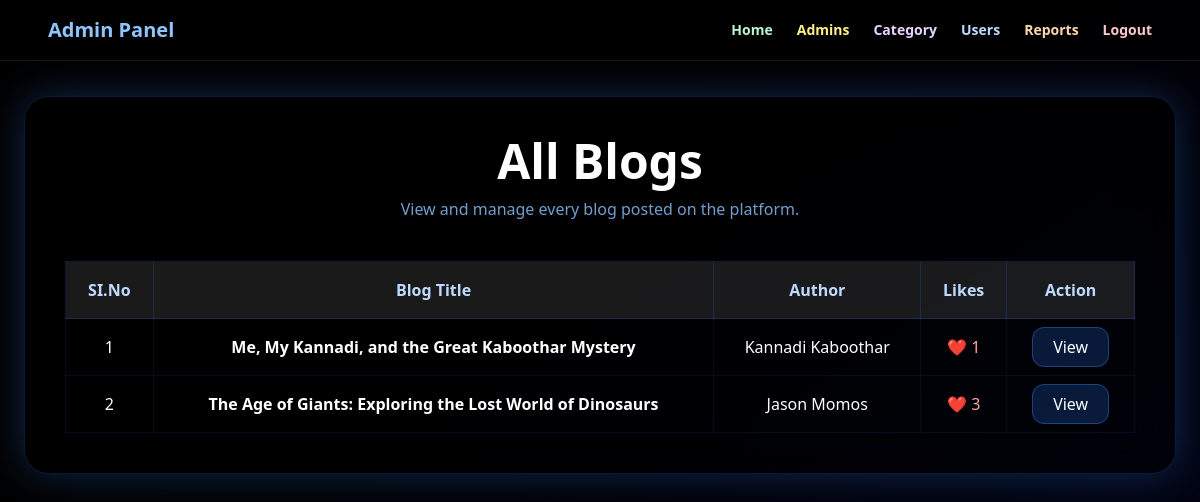
The page /administrator/ViewAllBlogs/ (signed in) on the database its author committed.
### Users/models.py (models this page shows)
class tbl_blog(models.Model):
    blog_title = models.CharField(max_length=100)
    blog_content = models.TextField()
    blog_image = models.ImageField(upload_to="blog_images/", null=True, blank=True)
    user = models.ForeignKey(tbl_user, on_delete=models.CASCADE)
    category = models.ForeignKey(tbl_category,on_delete=models.CASCADE,null=True,blank=True)
    blog_date = models.DateField(auto_now_add=True,null=True,blank=True)
    blog_views = models.IntegerField(default=0)

### Guest/models.py (models this page shows)
class tbl_user(models.Model):
    user_name = models.CharField(max_length=50)
    user_email = models.CharField(max_length=50)
    user_password = models.CharField(max_length=50)
    user_photo = models.ImageField(upload_to="user_images/", blank=True, null=True)
    user_place = models.CharField(max_length=200)
    user_contact = models.CharField(max_length=10)
    user_gender = models.CharField(max_length=10)
    user_dateofbirth = models.CharField(max_length=10)
    joined_date = models.DateTimeField(auto_now_add=True,blank=True, null=True)

### Administrator/views.py (the view)
    def wrapper(request, *args, **kwargs):
        if "uid" not in request.session:
            return redirect("/guest/Login/")
        response = view_func(request, *args, **kwargs)
        add_never_cache_headers(response)
        return response

### Administrator/views.py (called while the page is built)
def admin_login_required(view_func):
    def wrapper(request, *args, **kwargs):
        if "uid" not in request.session:
            return redirect("/guest/Login/")
        response = view_func(request, *args, **kwargs)
        add_never_cache_headers(response)
        return response
    return wrapper

@admin_login_required
def ViewAllBlogs(request):
    blogs = (
        tbl_blog.objects
        .annotate(total_likes=Count("tbl_blog_like"))
        .order_by("-id")
    )
    return render(
        request,
        "Administrator/ViewAllBlogs.html",
        {
            "blogs": blogs
        }
    )

### Administrator/templates/Administrator/ViewAllBlogs.html (shortened to what this page needs)
<!DOCTYPE HTML>
<html>
<head>
    {% load static %}
    <link rel="stylesheet" href="{% static 'css/output.css' %}">
    <script src="https://cdn.jsdelivr.net/npm/@tailwindcss/browser@4"></script>
</head>
<body class="min-h-screen bg-gradient-to-br from-black via-blue-950 to-red-950 p-6 text-white pt-24">
    <nav class="w-full fixed top-0 left-0 z-50 bg-black/40 backdrop-blur-md border-b border-white/10">
    <div class="max-w-6xl mx-auto flex justify-between items-center px-6 py-4">
        <div class="font-bold text-xl text-blue-300">
            Admin Panel
        </div>
        <div class="hidden md:flex gap-6 text-sm font-semibold">
            <a href="{% url 'homepage' %}" class="text-green-200 hover:text-green-400 transition">Home</a>
            <a href="{% url 'adminregistration' %}" class="text-yellow-200 hover:text-yellow-400 transition">Admins</a>
            <a href="{% url 'Category' %}" class="text-purple-200 hover:text-purple-400 transition">Category</a>
            <a href="{% url 'user_verification' %}" class="text-blue-200 hover:text-blue-400 transition">Users</a>
            <a href="{% url 'Reports' %}" class="text-orange-200 hover:text-orange-400 transition">Reports</a>
            <a href="{% url 'admin_logout' %}" class="text-red-200 hover:text-red-400 font-bold transition">
                Logout
            </a>
        </div>
    </div>
</nav>
<div class="w-full max-w-7xl mx-auto">
    <div class="p-10 rounded-3xl
                backdrop-blur-xl
                bg-black/40
                border border-blue-500/20
                shadow-[0_0_40px_rgba(59,130,246,0.3)]">
        <h1 class="text-5xl font-black text-white text-center mb-3">
            All Blogs
        </h1>
        <p class="text-center text-blue-300/80 mb-10">
            View and manage every blog posted on the platform.
        </p>
        <div class="overflow-x-auto">
            <table class="w-full border-collapse text-center">
                <thead>
                    <tr class="bg-white/10 text-blue-200">
                        <th class="p-4 border border-blue-500/20">
                            SI.No
                        </th>
                        <th class="p-4 border border-blue-500/20">
                            Blog Title
                        </th>
                        <th class="p-4 border border-blue-500/20">
                            Author
                        </th>
                        <th class="p-4 border border-blue-500/20">
                            Likes
                        </th>
                        <th class="p-4 border border-blue-500/20">
                            Action
                        </th>
                    </tr>
                </thead>
                <tbody>
                    {% for blog in blogs %}
                    <tr class="hover:bg-white/5 transition">
                        <td class="p-4 border border-blue-500/10">
                            {{ forloop.counter }}
                        </td>
                        <td class="p-4 border border-blue-500/10 font-semibold">
                            {{ blog.blog_title }}
                        </td>
                        <td class="p-4 border border-blue-500/10">
                            {{ blog.user.user_name }}
                        </td>
                        <td class="p-4 border border-blue-500/10 text-red-300">
                            ❤️ {{ blog.total_likes }}
                        </td>
                        <td class="p-4 border border-blue-500/10">
                            <a href="{% url 'ViewUserBlogDetails' blog.id %}"
                               class="px-5 py-2 rounded-xl
                                      bg-blue-500/20
                                      border border-blue-400/30
                                      hover:bg-blue-500/30
                                      transition">
                                View
                            </a>
                        </td>
                    </tr>
                    {% endfor %}
                </tbody>
            </table>
        </div>
    </div>
</div>
</body>
</html>

### Administrator/templates/Administrator/ViewAllBlogs.html (style rules this page uses)
body { background-size:400% 400%; animation:gradient 12s ease infinite; }

### rows shown on the page
tbl_blog: blog_title "Me, My Kannadi, and the Great Kaboothar Mystery", user.user_name "Kannadi Kaboothar", total_likes "1"
tbl_blog: blog_title "The Age of Giants: Exploring the Lost World of Dinosaurs", user.user_name "Jason Momos", total_likes "3"
